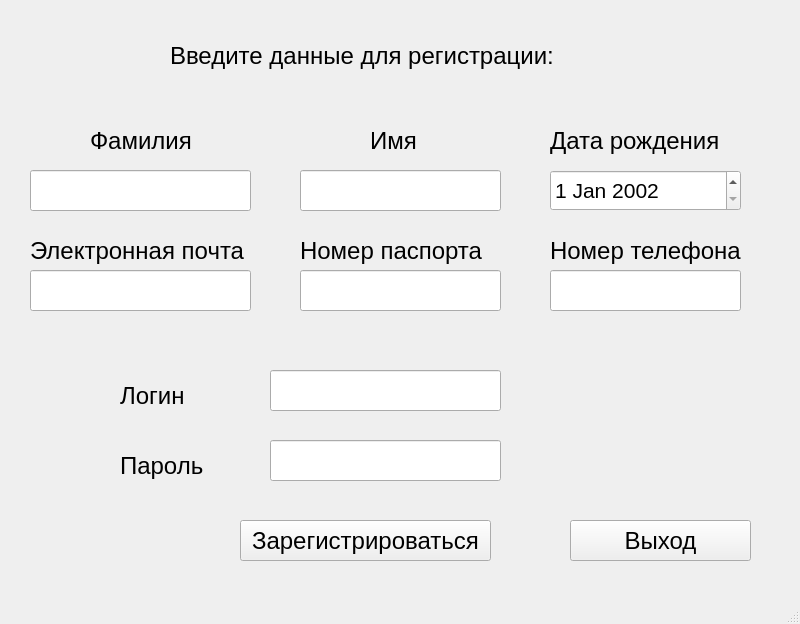
<?xml version="1.0" encoding="UTF-8"?>
<ui version="4.0">
 <class>MainWindow</class>
 <widget class="QMainWindow" name="MainWindow">
  <property name="geometry">
   <rect>
    <x>0</x>
    <y>0</y>
    <width>800</width>
    <height>624</height>
   </rect>
  </property>
  <property name="windowTitle">
   <string>MainWindow</string>
  </property>
  <widget class="QWidget" name="centralwidget">
   <widget class="QLabel" name="label">
    <property name="geometry">
     <rect>
      <x>170</x>
      <y>40</y>
      <width>401</width>
      <height>31</height>
     </rect>
    </property>
    <property name="font">
     <font>
      <pointsize>18</pointsize>
     </font>
    </property>
    <property name="text">
     <string>Введите данные для регистрации:</string>
    </property>
   </widget>
   <widget class="QLabel" name="label_2">
    <property name="geometry">
     <rect>
      <x>90</x>
      <y>130</y>
      <width>121</width>
      <height>21</height>
     </rect>
    </property>
    <property name="font">
     <font>
      <pointsize>18</pointsize>
     </font>
    </property>
    <property name="text">
     <string>Фамилия</string>
    </property>
   </widget>
   <widget class="QLabel" name="label_3">
    <property name="geometry">
     <rect>
      <x>370</x>
      <y>130</y>
      <width>71</width>
      <height>21</height>
     </rect>
    </property>
    <property name="font">
     <font>
      <pointsize>18</pointsize>
     </font>
    </property>
    <property name="text">
     <string>Имя</string>
    </property>
   </widget>
   <widget class="QLabel" name="label_4">
    <property name="geometry">
     <rect>
      <x>550</x>
      <y>120</y>
      <width>201</width>
      <height>41</height>
     </rect>
    </property>
    <property name="font">
     <font>
      <pointsize>18</pointsize>
     </font>
    </property>
    <property name="text">
     <string>Дата рождения</string>
    </property>
   </widget>
   <widget class="QLabel" name="label_5">
    <property name="geometry">
     <rect>
      <x>30</x>
      <y>220</y>
      <width>231</width>
      <height>61</height>
     </rect>
    </property>
    <property name="font">
     <font>
      <pointsize>18</pointsize>
     </font>
    </property>
    <property name="text">
     <string>Электронная почта</string>
    </property>
   </widget>
   <widget class="QLabel" name="label_6">
    <property name="geometry">
     <rect>
      <x>300</x>
      <y>230</y>
      <width>201</width>
      <height>41</height>
     </rect>
    </property>
    <property name="font">
     <font>
      <pointsize>18</pointsize>
     </font>
    </property>
    <property name="text">
     <string>Номер паспорта</string>
    </property>
   </widget>
   <widget class="QLabel" name="label_7">
    <property name="geometry">
     <rect>
      <x>550</x>
      <y>230</y>
      <width>211</width>
      <height>41</height>
     </rect>
    </property>
    <property name="font">
     <font>
      <pointsize>18</pointsize>
     </font>
    </property>
    <property name="text">
     <string>Номер телефона</string>
    </property>
   </widget>
   <widget class="QLabel" name="label_8">
    <property name="geometry">
     <rect>
      <x>120</x>
      <y>380</y>
      <width>91</width>
      <height>31</height>
     </rect>
    </property>
    <property name="font">
     <font>
      <pointsize>18</pointsize>
     </font>
    </property>
    <property name="text">
     <string>Логин</string>
    </property>
   </widget>
   <widget class="QLabel" name="label_9">
    <property name="geometry">
     <rect>
      <x>120</x>
      <y>450</y>
      <width>101</width>
      <height>31</height>
     </rect>
    </property>
    <property name="font">
     <font>
      <pointsize>18</pointsize>
     </font>
    </property>
    <property name="text">
     <string>Пароль</string>
    </property>
   </widget>
   <widget class="QPushButton" name="goButton">
    <property name="geometry">
     <rect>
      <x>240</x>
      <y>520</y>
      <width>251</width>
      <height>41</height>
     </rect>
    </property>
    <property name="font">
     <font>
      <pointsize>18</pointsize>
     </font>
    </property>
    <property name="text">
     <string>Зарегистрироваться</string>
    </property>
   </widget>
   <widget class="QLineEdit" name="surnameEdit">
    <property name="geometry">
     <rect>
      <x>30</x>
      <y>170</y>
      <width>221</width>
      <height>41</height>
     </rect>
    </property>
    <property name="font">
     <font>
      <pointsize>16</pointsize>
     </font>
    </property>
   </widget>
   <widget class="QLineEdit" name="nameEdit">
    <property name="geometry">
     <rect>
      <x>300</x>
      <y>170</y>
      <width>201</width>
      <height>41</height>
     </rect>
    </property>
    <property name="font">
     <font>
      <pointsize>16</pointsize>
     </font>
    </property>
   </widget>
   <widget class="QLineEdit" name="emailEdit">
    <property name="geometry">
     <rect>
      <x>30</x>
      <y>270</y>
      <width>221</width>
      <height>41</height>
     </rect>
    </property>
    <property name="font">
     <font>
      <pointsize>16</pointsize>
     </font>
    </property>
   </widget>
   <widget class="QLineEdit" name="passportEdit">
    <property name="geometry">
     <rect>
      <x>300</x>
      <y>270</y>
      <width>201</width>
      <height>41</height>
     </rect>
    </property>
    <property name="font">
     <font>
      <pointsize>16</pointsize>
     </font>
    </property>
   </widget>
   <widget class="QLineEdit" name="telephoneEdit">
    <property name="geometry">
     <rect>
      <x>550</x>
      <y>270</y>
      <width>191</width>
      <height>41</height>
     </rect>
    </property>
    <property name="font">
     <font>
      <pointsize>16</pointsize>
     </font>
    </property>
   </widget>
   <widget class="QLineEdit" name="loginEdit">
    <property name="geometry">
     <rect>
      <x>270</x>
      <y>370</y>
      <width>231</width>
      <height>41</height>
     </rect>
    </property>
    <property name="font">
     <font>
      <pointsize>16</pointsize>
     </font>
    </property>
   </widget>
   <widget class="QLineEdit" name="passwordEdit">
    <property name="geometry">
     <rect>
      <x>270</x>
      <y>440</y>
      <width>231</width>
      <height>41</height>
     </rect>
    </property>
    <property name="font">
     <font>
      <pointsize>16</pointsize>
     </font>
    </property>
   </widget>
   <widget class="QDateEdit" name="dateEdit">
    <property name="geometry">
     <rect>
      <x>550</x>
      <y>170</y>
      <width>191</width>
      <height>41</height>
     </rect>
    </property>
    <property name="font">
     <font>
      <pointsize>16</pointsize>
     </font>
    </property>
    <property name="date">
     <date>
      <year>2002</year>
      <month>1</month>
      <day>1</day>
     </date>
    </property>
   </widget>
   <widget class="QPushButton" name="exitButton">
    <property name="geometry">
     <rect>
      <x>570</x>
      <y>520</y>
      <width>181</width>
      <height>41</height>
     </rect>
    </property>
    <property name="font">
     <font>
      <pointsize>18</pointsize>
     </font>
    </property>
    <property name="text">
     <string>Выход</string>
    </property>
   </widget>
  </widget>
  <widget class="QMenuBar" name="menubar">
   <property name="geometry">
    <rect>
     <x>0</x>
     <y>0</y>
     <width>800</width>
     <height>22</height>
    </rect>
   </property>
  </widget>
  <widget class="QStatusBar" name="statusbar"/>
 </widget>
 <resources/>
 <connections/>
</ui>
